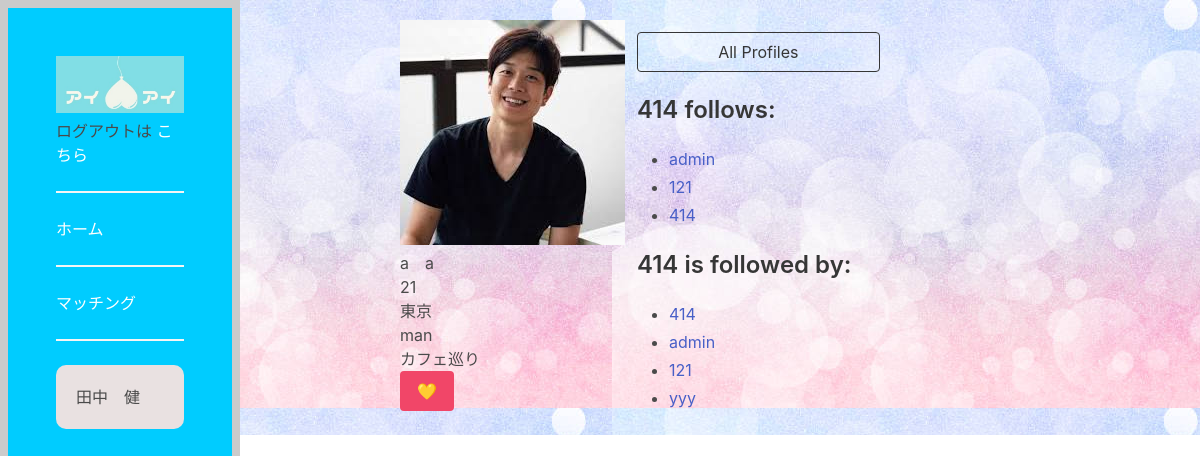
/profile/28 (signed in), run on an earlier commit of the app's database.
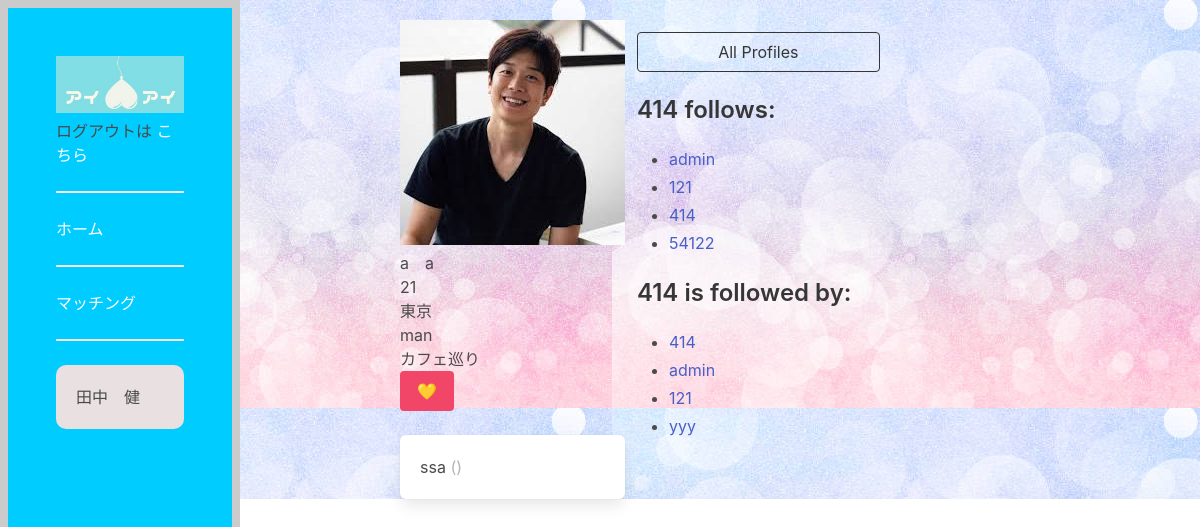
And on a later commit of the database.
### dwitter/models.py (models this page shows, shortened)
class Profile(models.Model):
    user = models.OneToOneField(User, on_delete=models.CASCADE)
    follows = models.ManyToManyField(
        "self",
        related_name = "followed_by",
        symmetrical= False,
        blank=True
    )
    def __str__(self):
        return self.user.username

class Account(models.Model):
    user = models.OneToOneField(User, on_delete=models.CASCADE)
    last_name = models.CharField(max_length=100)
    first_name = models.CharField(max_length=100)
    account_image = models.ImageField(upload_to="",blank=True)
    category = models.CharField(
        max_length=100,
        choices = CATEGORY,
    )
    area = models.CharField(max_length=100)
    age = models.CharField(max_length=100)
    hobby = models.CharField(max_length=100)

class Dweet(models.Model):
    user = models.ForeignKey(
        User, related_name="dweets", on_delete=models.DO_NOTHING
    )
    body = models.CharField(max_length=140)
    created = models.DateTimeField(auto_now_add=True)

### dwitter/views.py (the view, shortened to what this page needs)
# urls.py: path("profile/<int:pk>", views.profile, name="profile"),
@login_required
def profile(request, pk):
    if not hasattr(request.user, 'profile'):
        missing_profile = Profile(user=request.user)
        missing_profile.save()
    profile = Profile.objects.get(pk=pk)
    return render(request, "dwitter/profile.html", {"profile": profile})

### dwitter/templates/dwitter/profile.html (shortened to what this page needs)
{% extends 'base.html' %}
{% block content %}
<div class="flex">
<div class="x">
    <div class="block">
    <div>
        <img src="{{ profile.user.account.account_image.url}}" alt="{{ account.account_image}}" class="card-img-top">
        <p>{{profile.user.account.last_name}}　{{profile.user.account.first_name}}</p>
        <p>{{profile.user.account.age}}</p>
        <p>{{profile.user.account.area}}</p>
        <p>{{profile.user.account.category}}</p>
        <p>{{profile.user.account.hobby}}</p>
    </div>
    <form method="post">
        <div class="buttons has-addons">
        {% if profile in user.profile.follows.all %}
            <button class="button is-danger"
                    name="follow"
                    value="unfollow">
                    💛
            </button>
        {% else %}
            <button class="button is-success"
                    name="follow"
                    value="follow">
                ♡
            </button>
        {% endif %}
        </div>
    </form>
    </div>
    <div class="content">
        {% for dweet in profile.user.dweets.all %}
            <div class="box">
                {{ dweet.body }}
                <span class="is-small has-text-grey-light">
                    ({{ dweet.created_at }})
                </span>
            </div>
        {% endfor %}
    </div>
</div>
<div class="column is-one-third">
    <div class="block">
        <a href="{% url 'profile_list' %}">
            <button class="button is-dark is-outlined is-fullwidth">
                All Profiles
            </button>
        </a>
    </div>
    <div class="block">
        <h3 class="title is-4">
            {{profile.user.username}} follows:
        </h3>
        <div class="content">
            <ul>
            {% for following in profile.follows.all %}
                <li>
                    <a href="{% url 'profile' following.id %} ">
                        {{ following }}
                    </a>
                </li>
            {% endfor %}
            </ul>
        </div>
    </div>
    <div class="block">
        <h3 class="title is-4">
            {{profile.user.username}} is followed by:
        </h3>
        <div class="content">
            <ul>
            {% for follower in profile.followed_by.all %}
                <li>
                    <a href="{% url 'profile' follower.id %} ">
                        {{ follower }}
                    </a>
                </li>
            {% endfor %}
            </ul>
        </div>
    </div>
</div>
</div>
{% endblock content %}

What changed in the data, as far as the page shows it:
added Dweet: body "ssa"
now on this page (row unchanged): Profile: user.username "54122", shown under "414 follows:"
